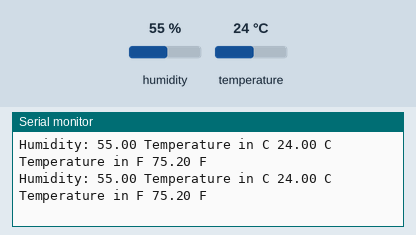
Recording of a sketch running on a simulated Arduino Uno, built with avr-gcc and run on an emulated ATmega328P. Parts: the last lines printed to the serial monitor. The test bench sets the inputs (shaded band); at power-on: humidity 55 %, temperature 24 °C.

Above: at 1.7 s.
1.8 s: humidity set to 22 %
At 3.3 s:
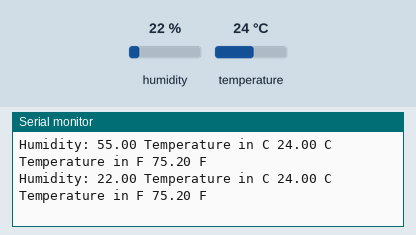
4.5 s: temperature set to 12 °C
At 5.3 s:
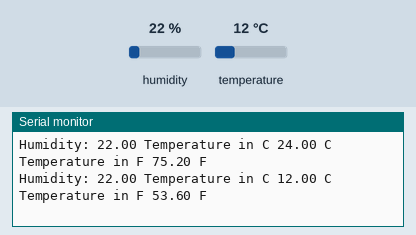
7.2 s: humidity set to 40 %
At 8.4 s:
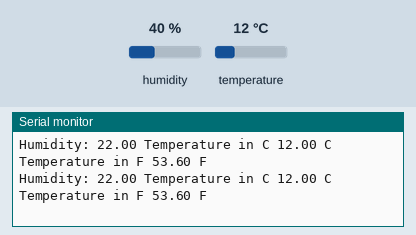
Timing chart, 0 to 10.2 s (numbered marks = the images above; inputs shaded):
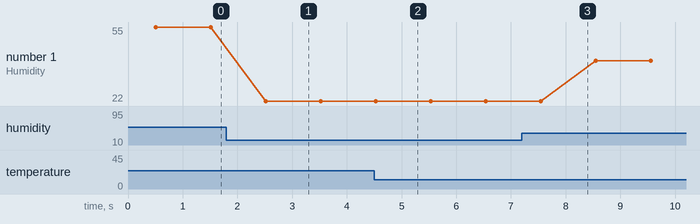

Measured:
- after the input at 1.8 s, the serial monitor: prints a new line after 0.72 s (image 1)
- after the input at 4.5 s, the serial monitor: prints a new line at once (image 2)
- plotted number 1: 55 → 22 after the input at 1.8 s, 22 → 40 after the input at 7.2 s

The sketch:

sketch_dhtsetup.ino
```cpp
#include <DHT.h>
#define Type DHT22
int sensePin=2;
DHT HT(sensePin, Type);
float humidity;
float  tempC;
float tempF;
int setTime = 500;
int dt = 1000;

void setup() {
Serial.begin(9600);
HT.begin();
delay(setTime);
}

void loop() {
humidity = HT.readHumidity();
tempC = HT.readTemperature();
tempF = HT.readTemperature(true);

Serial.print("Humidity: ");
Serial.print(humidity);

Serial.print(" Temperature in C ");
Serial.print(tempC);
Serial.print(" C ");

Serial.print("Temperature in F ");
Serial.print(tempF);
Serial.println(" F ");

delay(dt);
}
```
